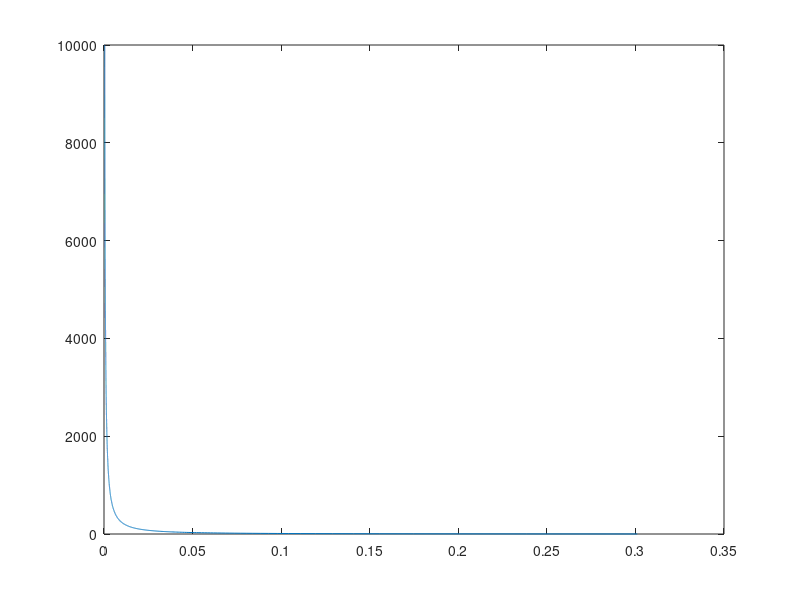

Source code (MATLAB):
% Jacob Auman
%Mech 105 lecture 2/1/2023
% Learning about Computer Error


x = [1:1:10000]

y = log10(x+1)./x;


plot(y,x)

%Because were dividing by incredibly small numbers we suffer rounding
%error with out even knowing